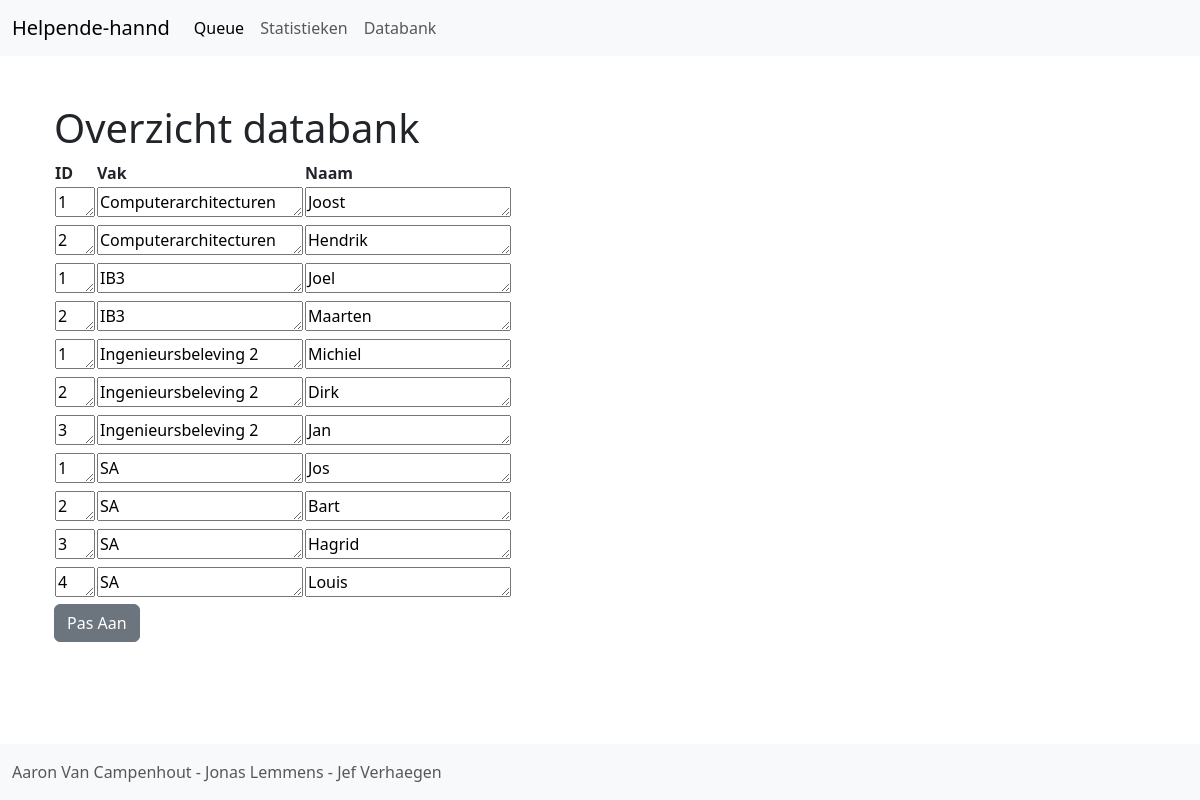
/update, run on an earlier commit of the app's database.
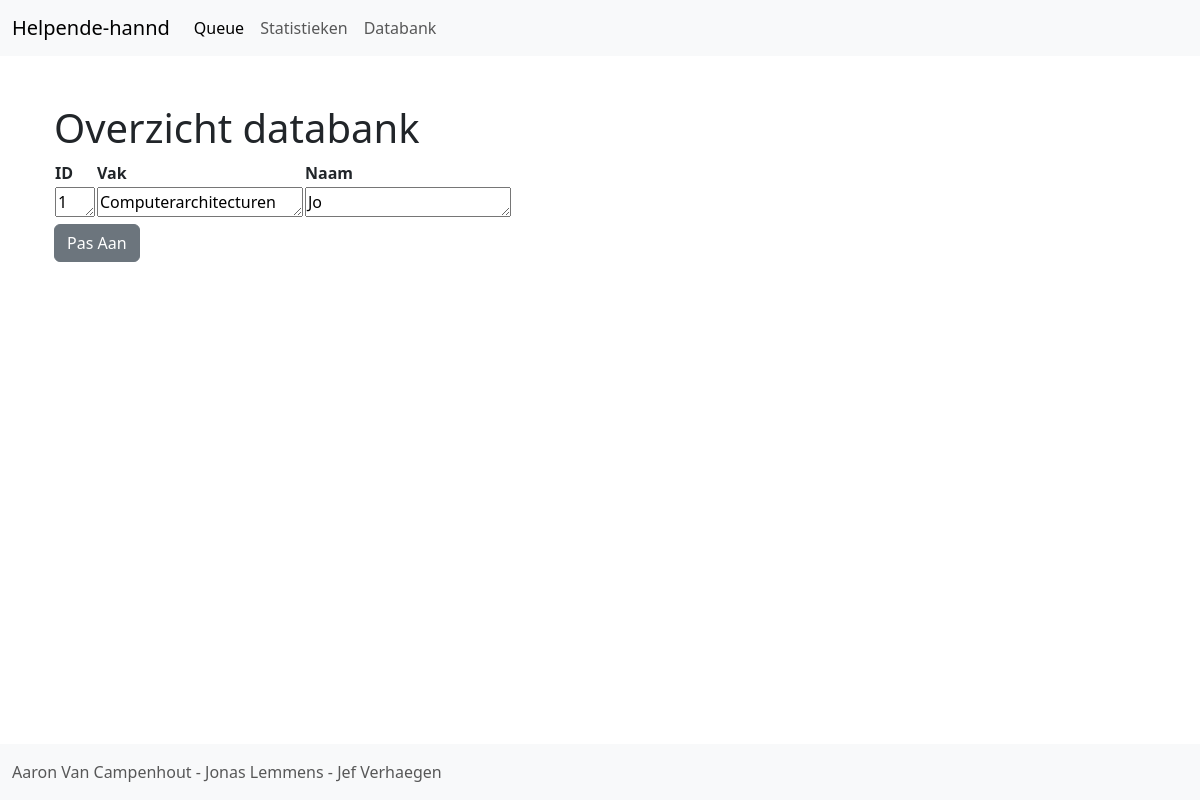
And on a later commit of the database.
### Flask-webserver/app.py (models this page shows, shortened)
class  Klas(db.Model):
    cid = db.Column(db.Integer,primary_key=True)
    vak = db.Column(db.String(200),primary_key=True,nullable=False)
    name = db.Column(db.String(200), nullable=False)

### Flask-webserver/app.py (the view, shortened to what this page needs)
@app.route('/update',methods=["POST","GET"])
def update():
    if request.method == "GET":
        table_klas = db.session.execute(db.select(Klas).order_by(Klas.vak,Klas.cid)).scalars()
        print('tabel: ',table_klas)
        return render_template('update.html',title='Update databank',klas=table_klas)

### Flask-webserver/templates/update.html (shortened to what this page needs)
{% extends "base.html" %}
{% block content %}
    <div class ="container">
        <h1>Overzicht databank</h1>
        <form action="/update" METHOD="POST">
            <table cellspacing ="10">
                <tr>
                    <th>ID</th>
                    <th>Vak</th>
                    <th>Naam</th>
                </tr>
                {% for student in klas %}
                <tr>
                    <td><textarea name="cid" rows="1" cols="2">{{ student.cid }}</textarea></td>
                    <td><textarea name="vak" rows="1" cols="20">{{ student.vak }}</textarea></td>
                    <td><textarea name="naam" rows="1" cols="20">{{ student.name }}</textarea></td>
                </tr>
                {% endfor %}
            </table>
            <input type="submit" value="Pas Aan" class="btn btn-secondary">
        </form>
    <br/>
    </div>
    <br><br><br><br>
{% endblock %}

What changed in the data, as far as the page shows it:
removed Klas: cid "2", vak "Computerarchitecturen", naam "Hendrik"
removed Klas: cid "1", vak "IB3", naam "Joel"
removed Klas: cid "2", vak "IB3", naam "Maarten"
removed Klas: cid "1", vak "Ingenieursbeleving 2", naam "Michiel"
removed Klas: cid "2", vak "Ingenieursbeleving 2", naam "Dirk"
removed Klas: cid "3", vak "Ingenieursbeleving 2", naam "Jan"
removed Klas: cid "1", vak "SA", naam "Jos"
removed Klas: cid "2", vak "SA", naam "Bart"
removed Klas: cid "3", vak "SA", naam "Hagrid"
removed Klas: cid "4", vak "SA", naam "Louis"
changed Klas "Computerarchitecturen": naam "Joost" → "Jo"
